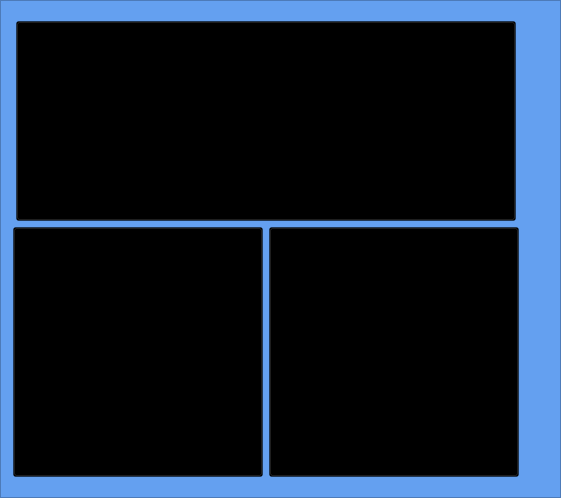
<?xml version="1.0" encoding="UTF-8"?>
<ui version="4.0">
 <class>General</class>
 <widget class="QFrame" name="General">
  <property name="geometry">
   <rect>
    <x>0</x>
    <y>0</y>
    <width>561</width>
    <height>492</height>
   </rect>
  </property>
  <property name="windowTitle">
   <string>Frame</string>
  </property>
  <property name="styleSheet">
   <string notr="true">background-color: rgb(100, 160, 240);</string>
  </property>
  <property name="frameShape">
   <enum>QFrame::StyledPanel</enum>
  </property>
  <property name="frameShadow">
   <enum>QFrame::Raised</enum>
  </property>
  <layout class="QHBoxLayout" name="horizontalLayout">
   <item>
    <spacer name="horizontalSpacer">
     <property name="orientation">
      <enum>Qt::Horizontal</enum>
     </property>
     <property name="sizeHint" stdset="0">
      <size>
       <width>284</width>
       <height>20</height>
      </size>
     </property>
    </spacer>
   </item>
   <item>
    <widget class="QFrame" name="frame">
     <property name="styleSheet">
      <string notr="true"/>
     </property>
     <layout class="QVBoxLayout" name="verticalLayout">
      <property name="leftMargin">
       <number>1</number>
      </property>
      <item>
       <spacer name="verticalSpacer">
        <property name="orientation">
         <enum>Qt::Vertical</enum>
        </property>
        <property name="sizeType">
         <enum>QSizePolicy::Expanding</enum>
        </property>
        <property name="sizeHint" stdset="0">
         <size>
          <width>40</width>
          <height>10</height>
         </size>
        </property>
       </spacer>
      </item>
      <item>
       <layout class="QHBoxLayout" name="horizontalLayout_3">
        <item>
         <widget class="QPushButton" name="pushButton_4">
          <property name="sizePolicy">
           <sizepolicy hsizetype="Minimum" vsizetype="Minimum">
            <horstretch>0</horstretch>
            <verstretch>0</verstretch>
           </sizepolicy>
          </property>
          <property name="minimumSize">
           <size>
            <width>500</width>
            <height>200</height>
           </size>
          </property>
          <property name="maximumSize">
           <size>
            <width>500</width>
            <height>200</height>
           </size>
          </property>
          <property name="styleSheet">
           <string notr="true">background-color:rgba(0, 0, 0, 80);</string>
          </property>
          <property name="text">
           <string/>
          </property>
          <property name="icon">
           <iconset>
            <normalon>:/icon/electrical simulator icon.png</normalon>
           </iconset>
          </property>
          <property name="iconSize">
           <size>
            <width>500</width>
            <height>200</height>
           </size>
          </property>
         </widget>
        </item>
       </layout>
      </item>
      <item>
       <layout class="QHBoxLayout" name="horizontalLayout_2">
        <property name="leftMargin">
         <number>0</number>
        </property>
        <item>
         <widget class="QPushButton" name="pushButton_2">
          <property name="sizePolicy">
           <sizepolicy hsizetype="Minimum" vsizetype="Minimum">
            <horstretch>0</horstretch>
            <verstretch>0</verstretch>
           </sizepolicy>
          </property>
          <property name="minimumSize">
           <size>
            <width>250</width>
            <height>250</height>
           </size>
          </property>
          <property name="maximumSize">
           <size>
            <width>250</width>
            <height>250</height>
           </size>
          </property>
          <property name="styleSheet">
           <string notr="true">background-color:rgba(0, 0, 0, 80);</string>
          </property>
          <property name="text">
           <string/>
          </property>
          <property name="icon">
           <iconset resource="rec.qrc">
            <normaloff>:/icon/electrical simulator.png</normaloff>:/icon/electrical simulator.png</iconset>
          </property>
          <property name="iconSize">
           <size>
            <width>250</width>
            <height>250</height>
           </size>
          </property>
         </widget>
        </item>
        <item>
         <widget class="QPushButton" name="pushButton">
          <property name="sizePolicy">
           <sizepolicy hsizetype="Minimum" vsizetype="Minimum">
            <horstretch>0</horstretch>
            <verstretch>0</verstretch>
           </sizepolicy>
          </property>
          <property name="minimumSize">
           <size>
            <width>250</width>
            <height>250</height>
           </size>
          </property>
          <property name="maximumSize">
           <size>
            <width>250</width>
            <height>250</height>
           </size>
          </property>
          <property name="styleSheet">
           <string notr="true">background-color:rgba(0, 0, 0, 80);</string>
          </property>
          <property name="text">
           <string/>
          </property>
          <property name="icon">
           <iconset>
            <normalon>:/icon/tools.png</normalon>
           </iconset>
          </property>
          <property name="iconSize">
           <size>
            <width>200</width>
            <height>200</height>
           </size>
          </property>
         </widget>
        </item>
       </layout>
      </item>
      <item>
       <spacer name="verticalSpacer_2">
        <property name="orientation">
         <enum>Qt::Vertical</enum>
        </property>
        <property name="sizeType">
         <enum>QSizePolicy::Expanding</enum>
        </property>
        <property name="sizeHint" stdset="0">
         <size>
          <width>40</width>
          <height>10</height>
         </size>
        </property>
       </spacer>
      </item>
     </layout>
    </widget>
   </item>
   <item>
    <layout class="QVBoxLayout" name="settingsLayout">
     <property name="leftMargin">
      <number>0</number>
     </property>
     <item>
      <spacer name="verticalSpacer_4">
       <property name="orientation">
        <enum>Qt::Vertical</enum>
       </property>
       <property name="sizeHint" stdset="0">
        <size>
         <width>20</width>
         <height>40</height>
        </size>
       </property>
      </spacer>
     </item>
     <item>
      <spacer name="verticalSpacer_3">
       <property name="orientation">
        <enum>Qt::Vertical</enum>
       </property>
       <property name="sizeHint" stdset="0">
        <size>
         <width>20</width>
         <height>40</height>
        </size>
       </property>
      </spacer>
     </item>
    </layout>
   </item>
   <item>
    <spacer name="horizontalSpacer_2">
     <property name="orientation">
      <enum>Qt::Horizontal</enum>
     </property>
     <property name="sizeHint" stdset="0">
      <size>
       <width>284</width>
       <height>20</height>
      </size>
     </property>
    </spacer>
   </item>
  </layout>
 </widget>
 <resources>
  <include location="rec.qrc"/>
 </resources>
 <connections/>
</ui>
